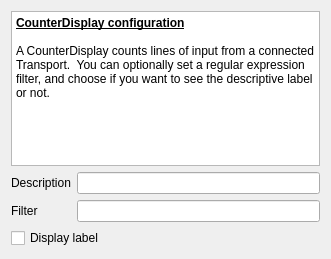
<?xml version="1.0" encoding="UTF-8"?>
<ui version="4.0">
 <class>CounterDisplayConfigWidget</class>
 <widget class="QWidget" name="CounterDisplayConfigWidget">
  <property name="geometry">
   <rect>
    <x>0</x>
    <y>0</y>
    <width>331</width>
    <height>259</height>
   </rect>
  </property>
  <property name="windowTitle">
   <string>Form</string>
  </property>
  <layout class="QVBoxLayout" name="verticalLayout">
   <item>
    <widget class="QTextBrowser" name="textBrowser">
     <property name="html">
      <string>&lt;!DOCTYPE HTML PUBLIC &quot;-//W3C//DTD HTML 4.0//EN&quot; &quot;http://www.w3.org/TR/REC-html40/strict.dtd&quot;&gt;
&lt;html&gt;&lt;head&gt;&lt;meta name=&quot;qrichtext&quot; content=&quot;1&quot; /&gt;&lt;style type=&quot;text/css&quot;&gt;
p, li { white-space: pre-wrap; }
&lt;/style&gt;&lt;/head&gt;&lt;body style=&quot; font-family:'Ubuntu'; font-size:9pt; font-weight:400; font-style:normal;&quot;&gt;
&lt;p style=&quot; margin-top:0px; margin-bottom:0px; margin-left:0px; margin-right:0px; -qt-block-indent:0; text-indent:0px;&quot;&gt;&lt;span style=&quot; font-weight:600; text-decoration: underline;&quot;&gt;CounterDisplay configuration&lt;/span&gt;&lt;/p&gt;
&lt;p style=&quot;-qt-paragraph-type:empty; margin-top:0px; margin-bottom:0px; margin-left:0px; margin-right:0px; -qt-block-indent:0; text-indent:0px;&quot;&gt;&lt;/p&gt;
&lt;p style=&quot; margin-top:0px; margin-bottom:0px; margin-left:0px; margin-right:0px; -qt-block-indent:0; text-indent:0px;&quot;&gt;A CounterDisplay counts lines of input from a connected Transport.  You can optionally set a regular expression filter, and choose if you want to see the descriptive label or not.&lt;/p&gt;&lt;/body&gt;&lt;/html&gt;</string>
     </property>
    </widget>
   </item>
   <item>
    <layout class="QGridLayout" name="gridLayout">
     <item row="0" column="0">
      <widget class="QLabel" name="label">
       <property name="text">
        <string>Description</string>
       </property>
      </widget>
     </item>
     <item row="0" column="1">
      <widget class="QLineEdit" name="descriptionEdit"/>
     </item>
     <item row="1" column="0">
      <widget class="QLabel" name="label_2">
       <property name="text">
        <string>Filter</string>
       </property>
      </widget>
     </item>
     <item row="1" column="1">
      <widget class="QLineEdit" name="filterEdit"/>
     </item>
     <item row="2" column="0" colspan="2">
      <widget class="QCheckBox" name="displayLabelCheck">
       <property name="text">
        <string>Display label</string>
       </property>
      </widget>
     </item>
    </layout>
   </item>
  </layout>
 </widget>
 <resources/>
 <connections/>
</ui>
